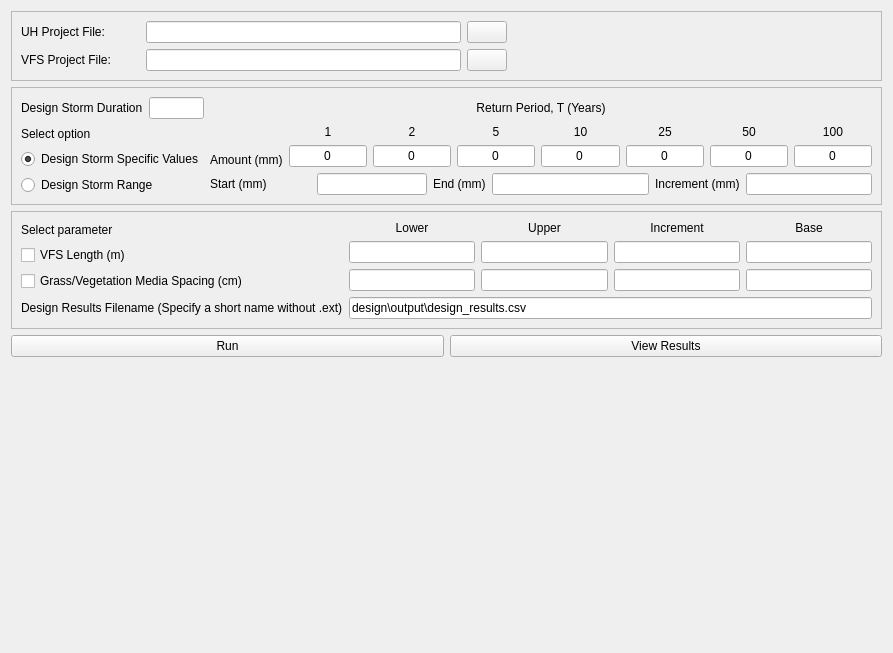
            <widget class="QWidget" name="scrollAreaWidgetContents_6">
             <property name="geometry">
              <rect>
               <x>0</x>
               <y>0</y>
               <width>893</width>
               <height>653</height>
              </rect>
             </property>
             <layout class="QGridLayout" name="gridLayout_29">
              <item row="1" column="0">
               <widget class="QFrame" name="frame_14">
                <property name="frameShape">
                 <enum>QFrame::StyledPanel</enum>
                </property>
                <property name="frameShadow">
                 <enum>QFrame::Raised</enum>
                </property>
                <layout class="QGridLayout" name="gridLayout_19">
                 <item row="2" column="1">
                  <layout class="QHBoxLayout" name="horizontalLayout_39">
                   <item>
                    <widget class="QLabel" name="label_52">
                     <property name="text">
                      <string>Amount (mm)</string>
                     </property>
                     <property name="alignment">
                      <set>Qt::AlignBottom|Qt::AlignLeading|Qt::AlignLeft</set>
                     </property>
                    </widget>
                   </item>
                   <item>
                    <layout class="QVBoxLayout" name="verticalLayout">
                     <item>
                      <widget class="QLabel" name="label_44">
                       <property name="text">
                        <string>1</string>
                       </property>
                       <property name="alignment">
                        <set>Qt::AlignCenter</set>
                       </property>
                      </widget>
                     </item>
                     <item>
                      <widget class="QLineEdit" name="lineEdit_4">
                       <property name="text">
                        <string>0</string>
                       </property>
                       <property name="alignment">
                        <set>Qt::AlignCenter</set>
                       </property>
                      </widget>
                     </item>
                    </layout>
                   </item>
                   <item>
                    <layout class="QVBoxLayout" name="verticalLayout_2">
                     <item>
                      <widget class="QLabel" name="label_45">
                       <property name="text">
                        <string>2</string>
                       </property>
                       <property name="alignment">
                        <set>Qt::AlignCenter</set>
                       </property>
                      </widget>
                     </item>
                     <item>
                      <widget class="QLineEdit" name="lineEdit_5">
                       <property name="text">
                        <string>0</string>
                       </property>
                       <property name="alignment">
                        <set>Qt::AlignCenter</set>
                       </property>
                      </widget>
                     </item>
                    </layout>
                   </item>
                   <item>
                    <layout class="QVBoxLayout" name="verticalLayout_3">
                     <item>
                      <widget class="QLabel" name="label_46">
                       <property name="text">
                        <string>5</string>
                       </property>
                       <property name="alignment">
                        <set>Qt::AlignCenter</set>
                       </property>
                      </widget>
                     </item>
                     <item>
                      <widget class="QLineEdit" name="lineEdit_6">
                       <property name="text">
                        <string>0</string>
                       </property>
                       <property name="alignment">
                        <set>Qt::AlignCenter</set>
                       </property>
                      </widget>
                     </item>
                    </layout>
                   </item>
                   <item>
                    <layout class="QVBoxLayout" name="verticalLayout_4">
                     <item>
                      <widget class="QLabel" name="label_47">
                       <property name="text">
                        <string>10</string>
                       </property>
                       <property name="alignment">
                        <set>Qt::AlignCenter</set>
                       </property>
                      </widget>
                     </item>
                     <item>
                      <widget class="QLineEdit" name="lineEdit_7">
                       <property name="text">
                        <string>0</string>
                       </property>
                       <property name="alignment">
                        <set>Qt::AlignCenter</set>
                       </property>
                      </widget>
                     </item>
                    </layout>
                   </item>
                   <item>
                    <layout class="QVBoxLayout" name="verticalLayout_5">
                     <item>
                      <widget class="QLabel" name="label_48">
                       <property name="text">
                        <string>25</string>
                       </property>
                       <property name="alignment">
                        <set>Qt::AlignCenter</set>
                       </property>
                      </widget>
                     </item>
                     <item>
                      <widget class="QLineEdit" name="lineEdit_8">
                       <property name="text">
                        <string>0</string>
                       </property>
                       <property name="alignment">
                        <set>Qt::AlignCenter</set>
                       </property>
                      </widget>
                     </item>
                    </layout>
                   </item>
                   <item>
                    <layout class="QVBoxLayout" name="verticalLayout_6">
                     <item>
                      <widget class="QLabel" name="label_49">
                       <property name="text">
                        <string>50</string>
                       </property>
                       <property name="alignment">
                        <set>Qt::AlignCenter</set>
                       </property>
                      </widget>
                     </item>
                     <item>
                      <widget class="QLineEdit" name="lineEdit_9">
                       <property name="text">
                        <string>0</string>
                       </property>
                       <property name="alignment">
                        <set>Qt::AlignCenter</set>
                       </property>
                      </widget>
                     </item>
                    </layout>
                   </item>
                   <item>
                    <layout class="QVBoxLayout" name="verticalLayout_7">
                     <item>
                      <widget class="QLabel" name="label_50">
                       <property name="text">
                        <string>100</string>
                       </property>
                       <property name="alignment">
                        <set>Qt::AlignCenter</set>
                       </property>
                      </widget>
                     </item>
                     <item>
                      <widget class="QLineEdit" name="lineEdit_10">
                       <property name="text">
                        <string>0</string>
                       </property>
                       <property name="alignment">
                        <set>Qt::AlignCenter</set>
                       </property>
                      </widget>
                     </item>
                    </layout>
                   </item>
                  </layout>
                 </item>
                 <item row="3" column="1">
                  <layout class="QHBoxLayout" name="horizontalLayout_44">
                   <item>
                    <layout class="QHBoxLayout" name="horizontalLayout_45">
                     <item>
                      <widget class="QLabel" name="label_60">
                       <property name="minimumSize">
                        <size>
                         <width>101</width>
                         <height>0</height>
                        </size>
                       </property>
                       <property name="text">
                        <string>Start (mm)</string>
                       </property>
                      </widget>
                     </item>
                     <item>
                      <widget class="QLineEdit" name="start">
                       <property name="alignment">
                        <set>Qt::AlignCenter</set>
                       </property>
                      </widget>
                     </item>
                    </layout>
                   </item>
                   <item>
                    <layout class="QHBoxLayout" name="horizontalLayout_46">
                     <item>
                      <widget class="QLabel" name="label_61">
                       <property name="text">
                        <string>End (mm)</string>
                       </property>
                      </widget>
                     </item>
                     <item>
                      <widget class="QLineEdit" name="end">
                       <property name="alignment">
                        <set>Qt::AlignCenter</set>
                       </property>
                      </widget>
                     </item>
                    </layout>
                   </item>
                   <item>
                    <layout class="QHBoxLayout" name="horizontalLayout_47">
                     <item>
                      <widget class="QLabel" name="label_62">
                       <property name="text">
                        <string>Increment (mm)</string>
                       </property>
                      </widget>
                     </item>
                     <item>
                      <widget class="QLineEdit" name="increment">
                       <property name="alignment">
                        <set>Qt::AlignCenter</set>
                       </property>
                      </widget>
                     </item>
                    </layout>
                   </item>
                  </layout>
                 </item>
                 <item row="1" column="1">
                  <widget class="QLabel" name="label_58">
                   <property name="text">
                    <string>Return Period, T (Years)</string>
                   </property>
                   <property name="alignment">
                    <set>Qt::AlignCenter</set>
                   </property>
                  </widget>
                 </item>
                 <item row="2" column="0" rowspan="2">
                  <layout class="QVBoxLayout" name="verticalLayout_13">
                   <item>
                    <widget class="QLabel" name="label_130">
                     <property name="text">
                      <string>Select option</string>
                     </property>
                    </widget>
                   </item>
                   <item>
                    <widget class="QRadioButton" name="specific">
                     <property name="text">
                      <string>Design Storm Specific Values</string>
                     </property>
                     <property name="checked">
                      <bool>true</bool>
                     </property>
                    </widget>
                   </item>
                   <item>
                    <widget class="QRadioButton" name="range">
                     <property name="text">
                      <string>Design Storm Range</string>
                     </property>
                    </widget>
                   </item>
                  </layout>
                 </item>
                 <item row="1" column="0">
                  <layout class="QHBoxLayout" name="horizontalLayout_38">
                   <item>
                    <widget class="QLabel" name="label_43">
                     <property name="text">
                      <string>Design Storm Duration</string>
                     </property>
                    </widget>
                   </item>
                   <item>
                    <widget class="QLineEdit" name="design_storm_duration">
                     <property name="minimumSize">
                      <size>
                       <width>50</width>
                       <height>0</height>
                      </size>
                     </property>
                     <property name="alignment">
                      <set>Qt::AlignCenter</set>
                     </property>
                    </widget>
                   </item>
                  </layout>
                 </item>
                </layout>
               </widget>
              </item>
              <item row="0" column="0">
               <widget class="QFrame" name="frame_13">
                <property name="frameShape">
                 <enum>QFrame::StyledPanel</enum>
                </property>
                <property name="frameShadow">
                 <enum>QFrame::Raised</enum>
                </property>
                <layout class="QGridLayout" name="gridLayout_18">
                 <item row="0" column="0">
                  <layout class="QHBoxLayout" name="horizontalLayout_40">
                   <item>
                    <widget class="QLabel" name="label_51">
                     <property name="minimumSize">
                      <size>
                       <width>119</width>
                       <height>0</height>
                      </size>
                     </property>
                     <property name="text">
                      <string>UH Project File:</string>
                     </property>
                    </widget>
                   </item>
                   <item>
                    <widget class="QLineEdit" name="design_uh_file">
                     <property name="maximumSize">
                      <size>
                       <width>315</width>
                       <height>16777215</height>
                      </size>
                     </property>
                    </widget>
                   </item>
                   <item>
                    <widget class="QPushButton" name="browse_design_uh">
                     <property name="maximumSize">
                      <size>
                       <width>16777215</width>
                       <height>16777215</height>
                      </size>
                     </property>
                     <property name="text">
                      <string/>
                     </property>
                     <property name="icon">
                      <iconset resource="../button_icons.qrc">
                       <normaloff>:/icons/images/search.svg</normaloff>:/icons/images/search.svg</iconset>
                     </property>
                    </widget>
                   </item>
                   <item>
                    <spacer name="horizontalSpacer_9">
                     <property name="orientation">
                      <enum>Qt::Horizontal</enum>
                     </property>
                     <property name="sizeHint" stdset="0">
                      <size>
                       <width>40</width>
                       <height>20</height>
                      </size>
                     </property>
                    </spacer>
                   </item>
                  </layout>
                 </item>
                 <item row="1" column="0">
                  <layout class="QHBoxLayout" name="horizontalLayout_41">
                   <item>
                    <widget class="QLabel" name="label_53">
                     <property name="minimumSize">
                      <size>
                       <width>119</width>
                       <height>0</height>
                      </size>
                     </property>
                     <property name="text">
                      <string>VFS Project File:</string>
                     </property>
                    </widget>
                   </item>
                   <item>
                    <widget class="QLineEdit" name="design_vfs_file">
                     <property name="maximumSize">
                      <size>
                       <width>315</width>
                       <height>16777215</height>
                      </size>
                     </property>
                    </widget>
                   </item>
                   <item>
                    <widget class="QPushButton" name="browse_design_vfs">
                     <property name="text">
                      <string/>
                     </property>
                     <property name="icon">
                      <iconset resource="../button_icons.qrc">
                       <normaloff>:/icons/images/search.svg</normaloff>:/icons/images/search.svg</iconset>
                     </property>
                    </widget>
                   </item>
                   <item>
                    <spacer name="horizontalSpacer_10">
                     <property name="orientation">
                      <enum>Qt::Horizontal</enum>
                     </property>
                     <property name="sizeHint" stdset="0">
                      <size>
                       <width>40</width>
                       <height>20</height>
                      </size>
                     </property>
                    </spacer>
                   </item>
                  </layout>
                 </item>
                </layout>
               </widget>
              </item>
              <item row="2" column="0">
               <widget class="QFrame" name="frame_15">
                <property name="frameShape">
                 <enum>QFrame::StyledPanel</enum>
                </property>
                <property name="frameShadow">
                 <enum>QFrame::Raised</enum>
                </property>
                <layout class="QGridLayout" name="gridLayout_20">
                 <item row="0" column="1">
                  <layout class="QHBoxLayout" name="horizontalLayout_42">
                   <item>
                    <layout class="QVBoxLayout" name="verticalLayout_8">
                     <item>
                      <widget class="QLabel" name="label_54">
                       <property name="text">
                        <string>Lower</string>
                       </property>
                       <property name="alignment">
                        <set>Qt::AlignCenter</set>
                       </property>
                      </widget>
                     </item>
                     <item>
                      <widget class="QLineEdit" name="lower_length">
                       <property name="alignment">
                        <set>Qt::AlignCenter</set>
                       </property>
                      </widget>
                     </item>
                     <item>
                      <widget class="QLineEdit" name="lower_spacing">
                       <property name="alignment">
                        <set>Qt::AlignCenter</set>
                       </property>
                      </widget>
                     </item>
                    </layout>
                   </item>
                   <item>
                    <layout class="QVBoxLayout" name="verticalLayout_9">
                     <item>
                      <widget class="QLabel" name="label_55">
                       <property name="text">
                        <string>Upper</string>
                       </property>
                       <property name="alignment">
                        <set>Qt::AlignCenter</set>
                       </property>
                      </widget>
                     </item>
                     <item>
                      <widget class="QLineEdit" name="upper_length">
                       <property name="alignment">
                        <set>Qt::AlignCenter</set>
                       </property>
                      </widget>
                     </item>
                     <item>
                      <widget class="QLineEdit" name="upper_spacing">
                       <property name="alignment">
                        <set>Qt::AlignCenter</set>
                       </property>
                      </widget>
                     </item>
                    </layout>
                   </item>
                   <item>
                    <layout class="QVBoxLayout" name="verticalLayout_10">
                     <item>
                      <widget class="QLabel" name="label_56">
                       <property name="text">
                        <string>Increment</string>
                       </property>
                       <property name="alignment">
                        <set>Qt::AlignCenter</set>
                       </property>
                      </widget>
                     </item>
                     <item>
                      <widget class="QLineEdit" name="increment_length">
                       <property name="alignment">
                        <set>Qt::AlignCenter</set>
                       </property>
                      </widget>
                     </item>
                     <item>
                      <widget class="QLineEdit" name="increment_spacing">
                       <property name="alignment">
                        <set>Qt::AlignCenter</set>
                       </property>
                      </widget>
                     </item>
                    </layout>
                   </item>
                   <item>
                    <layout class="QVBoxLayout" name="verticalLayout_11">
                     <item>
                      <widget class="QLabel" name="label_57">
                       <property name="text">
                        <string>Base</string>
                       </property>
                       <property name="alignment">
                        <set>Qt::AlignCenter</set>
                       </property>
                      </widget>
                     </item>
                     <item>
                      <widget class="QLineEdit" name="base_length">
                       <property name="alignment">
                        <set>Qt::AlignCenter</set>
                       </property>
                      </widget>
                     </item>
                     <item>
                      <widget class="QLineEdit" name="base_spacing">
                       <property name="alignment">
                        <set>Qt::AlignCenter</set>
                       </property>
                      </widget>
                     </item>
                    </layout>
                   </item>
                  </layout>
                 </item>
                 <item row="0" column="0">
                  <layout class="QVBoxLayout" name="verticalLayout_12">
                   <item>
                    <widget class="QLabel" name="label_131">
                     <property name="text">
                      <string>Select parameter</string>
                     </property>
                    </widget>
                   </item>
                   <item>
                    <widget class="QCheckBox" name="design_length">
                     <property name="text">
                      <string>VFS Length (m)</string>
                     </property>
                    </widget>
                   </item>
                   <item>
                    <widget class="QCheckBox" name="design_spacing">
                     <property name="text">
                      <string>Grass/Vegetation Media Spacing (cm)</string>
                     </property>
                    </widget>
                   </item>
                  </layout>
                 </item>
                 <item row="1" column="0">
                  <layout class="QHBoxLayout" name="horizontalLayout_43">
                   <item>
                    <widget class="QLabel" name="label_59">
                     <property name="text">
                      <string>Design Results Filename (Specify a short name without .ext)</string>
                     </property>
                    </widget>
                   </item>
                  </layout>
                 </item>
                 <item row="1" column="1">
                  <widget class="QLineEdit" name="name_design_csv">
                   <property name="text">
                    <string>design\output\design_results.csv</string>
                   </property>
                  </widget>
                 </item>
                </layout>
               </widget>
              </item>
              <item row="3" column="0">
               <layout class="QHBoxLayout" name="horizontalLayout_48">
                <item>
                 <widget class="QPushButton" name="design_run">
                  <property name="text">
                   <string>Run</string>
                  </property>
                 </widget>
                </item>
                <item>
                 <widget class="QPushButton" name="view_results_design">
                  <property name="text">
                   <string>View Results</string>
                  </property>
                 </widget>
                </item>
               </layout>
              </item>
              <item row="4" column="0">
               <spacer name="verticalSpacer_7">
                <property name="orientation">
                 <enum>Qt::Vertical</enum>
                </property>
                <property name="sizeHint" stdset="0">
                 <size>
                  <width>20</width>
                  <height>40</height>
                 </size>
                </property>
               </spacer>
              </item>
             </layout>
            </widget>
